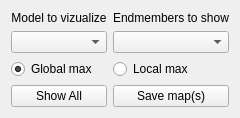
            <widget class="QWidget" name="page_abundance_viz">
             <layout class="QVBoxLayout" name="verticalLayout_9">
              <item>
               <layout class="QGridLayout" name="gridLayout_2">
                <item row="3" column="1">
                 <widget class="QPushButton" name="pushButton_show_all">
                  <property name="text">
                   <string>Show All</string>
                  </property>
                 </widget>
                </item>
                <item row="1" column="1">
                 <widget class="QComboBox" name="comboBox_viz_show_model"/>
                </item>
                <item row="0" column="1">
                 <widget class="QLabel" name="label_viz_model">
                  <property name="maximumSize">
                   <size>
                    <width>16777215</width>
                    <height>15</height>
                   </size>
                  </property>
                  <property name="text">
                   <string>Model to vizualize</string>
                  </property>
                  <property name="alignment">
                   <set>Qt::AlignCenter</set>
                  </property>
                 </widget>
                </item>
                <item row="0" column="3">
                 <widget class="QLabel" name="label_viz_EM">
                  <property name="maximumSize">
                   <size>
                    <width>16777215</width>
                    <height>15</height>
                   </size>
                  </property>
                  <property name="text">
                   <string>Endmembers to show</string>
                  </property>
                  <property name="alignment">
                   <set>Qt::AlignCenter</set>
                  </property>
                 </widget>
                </item>
                <item row="1" column="3">
                 <widget class="QComboBox" name="comboBox_viz_show_EM"/>
                </item>
                <item row="3" column="3">
                 <widget class="QPushButton" name="pushButton_save_map">
                  <property name="toolTip">
                   <string>Save segmented image and Ground Truth information in metadata of hypercube file</string>
                  </property>
                  <property name="text">
                   <string>Save map(s)</string>
                  </property>
                 </widget>
                </item>
                <item row="2" column="1">
                 <widget class="QRadioButton" name="radioButton_norm_show_abundance_global">
                  <property name="text">
                   <string>Global max</string>
                  </property>
                  <property name="checked">
                   <bool>true</bool>
                  </property>
                 </widget>
                </item>
                <item row="2" column="3">
                 <widget class="QRadioButton" name="radioButton_norm_show_abundance_local">
                  <property name="text">
                   <string>Local max</string>
                  </property>
                 </widget>
                </item>
               </layout>
              </item>
             </layout>
            </widget>
